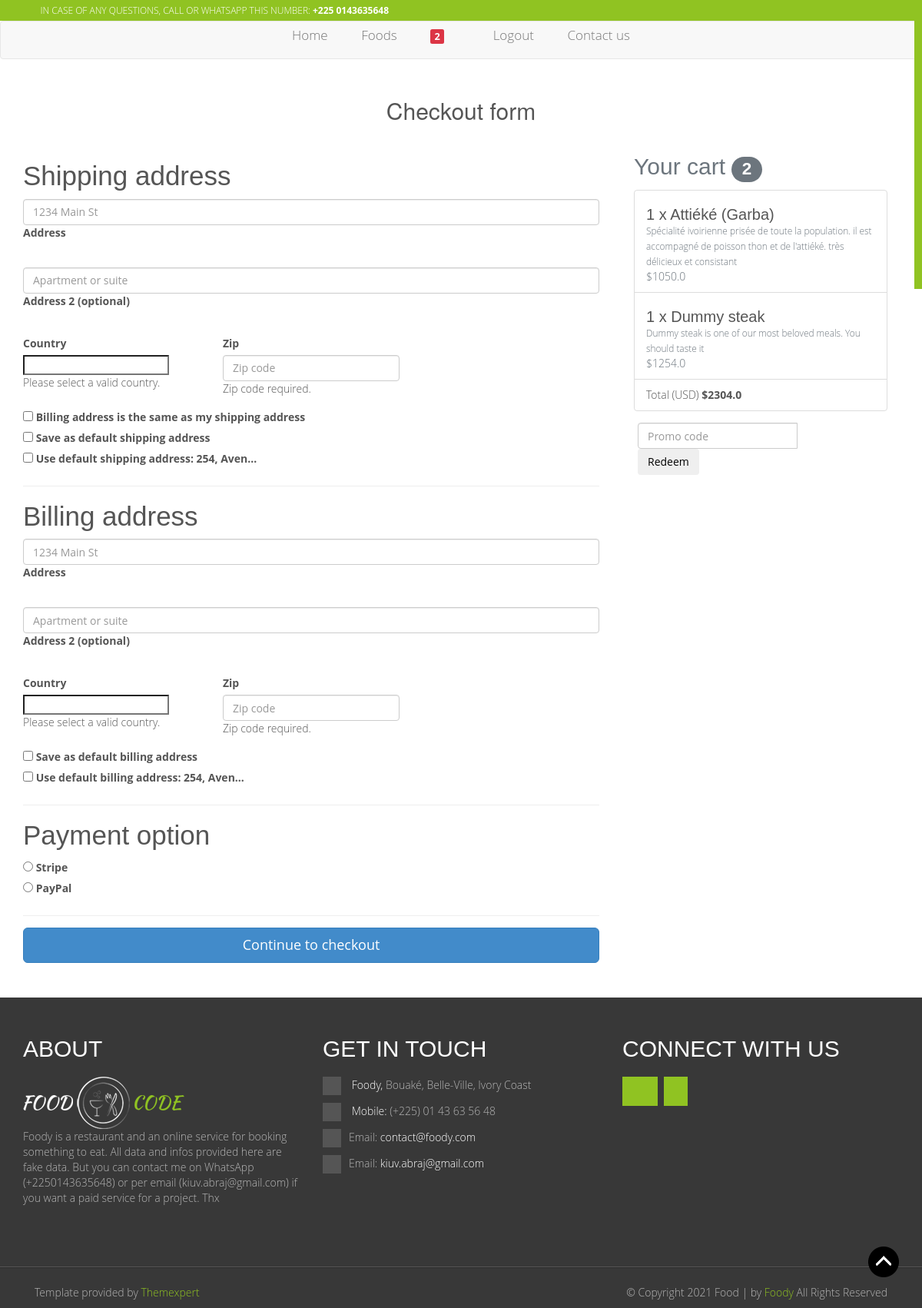
/order/checkout/ (signed in), run on the app's committed database.
### profil/models.py (models this page shows, shortened)
class Profil(models.Model):
	user = models.OneToOneField(User, on_delete=models.CASCADE)
	date = models.DateTimeField(auto_now_add=True)
	stripe_customer_id = models.CharField(max_length=50, blank=True,
		null=True, verbose_name='Stripe ID')
	one_click_purchasing = models.BooleanField(default=False)
	def cart_item_count(self):
		items_count = OrderItem.objects.filter(
			user=self.user,
			ordered=False,
		).count()
		return items_count

### addresses/models.py (models this page shows, shortened)
class Address(models.Model):
	user = models.ForeignKey(User, on_delete=models.CASCADE)
	street_address = models.CharField(max_length=100, verbose_name='Rue')
	apartment_address = models.CharField(max_length=100,
		verbose_name='Appartement')
	country = CountryField(multiple=False, verbose_name='Pays')
	zip = models.CharField(max_length=100, verbose_name='Code postal')
	address_type = models.CharField(max_length=1, choices=ADDRESS_CHOICES,
		verbose_name="Type d'adresse")
	default = models.BooleanField(default=False,
		verbose_name='Adresse par défaut')
	class Meta:
		verbose_name = 'Adresse'
		verbose_name_plural = 'Adresses'

### orders/models.py (models this page shows, shortened)
class Order(models.Model):
	user = models.ForeignKey(User, on_delete=models.CASCADE)
	ref_code = models.CharField(max_length=20, blank=True, null=True)
	items = models.ManyToManyField(OrderItem)
	start_date = models.DateTimeField(auto_now_add=True)
	ordered_date = models.DateTimeField()
	ordered = models.BooleanField(default=False)
	shipping_address = models.ForeignKey(
		Address, related_name='shipping_address', on_delete=models.SET_NULL,
		blank=True, null=True)
	billing_address = models.ForeignKey(Address, blank=True, null=True,
		related_name='billing_address', on_delete=models.SET_NULL)
	payment = models.ForeignKey(Payment, on_delete=models.SET_NULL,
		blank=True, null=True)
	coupon = models.ForeignKey(Coupon, on_delete=models.SET_NULL,
		blank=True, null=True)
	being_delivered = models.BooleanField(default=False)
	received = models.BooleanField(default=False)
	refund_requested = models.BooleanField(default=False)
	refund_granted = models.BooleanField(default=False)
	'''
	1. Item added to cart
	2. Adding a billing address
	(Failed checkout)
	3. Payment
	(Preprocessing, processing, packaging etc.)
	4. Being delivered
	5. Received
	'''
	def get_total(self):
		total = 0
		for order_item in self.items.all():
			total += order_item.get_final_price()
		if self.coupon:
			total -= self.coupon.amount
		return total

class OrderItem(models.Model):
	user = models.ForeignKey(User, on_delete=models.CASCADE)
	ordered = models.BooleanField(default=False)
	item = models.ForeignKey(Item, on_delete=models.CASCADE)
	quantity = models.IntegerField(default=1)
	date = models.DateTimeField(auto_now_add=True, null=True, blank=True)
	def get_total_item_price(self):
		return self.quantity * self.item.price
	def get_total_discount_item_price(self):
		return self.quantity * self.item.discount_price
	def get_final_price(self):
		if self.item.discount_price:
			return self.get_total_discount_item_price()
		return self.get_total_item_price()

### products/models.py (models this page shows, shortened)
class Item(models.Model):
	hit_count_generic = GenericRelation(HitCount,
		object_id_field='object_pk',
		related_query_name='hit_count_generic_relation'
	)
	title = models.CharField(max_length=255)
	slug = models.SlugField( max_length=400,
		help_text='Autofill field')
	description = models.TextField()
	picture = ResizedImageField(
		size=[500, 500],
		quality=100,
		upload_to='images/foods/%Y/%m/',
		help_text="Main picture")
	tags = TaggableManager()
	is_public = models.BooleanField(default=True)
	picture_2 = ResizedImageField(
		size=[500, 500],
		quality=100,
		null=True,
		blank=True,
		upload_to='images/foods/%Y/%m/',
		help_text="Second picture")
	picture_3 = ResizedImageField(
		size=[500, 500],
		quality=100,
		null=True,
		blank=True,
		upload_to='images/foods/%Y/%m/',
		help_text="Third picture")
	is_popular = models.BooleanField(default=False)
	date = models.DateTimeField(auto_now_add=True)
	price = models.FloatField()
	discount_price = models.FloatField(blank=True, null=True,
		help_text='Must be smaller than normal price')
	category = models.CharField(max_length=20, default='others',
		choices=CATEGORY_CHOICES)

### website/views.py (the view, shortened to what this page needs)
# urls.py: path('order/checkout/', views.CheckoutView.as_view(), name='checkout'),
class CheckoutView(View):
	@method_decorator(login_required(login_url='login'))
	def dispatch(self, request, *args, **kwargs):
		return super(CheckoutView, self).dispatch(request, *args, **kwargs)
	def get(self, *args, **kwargs):
		try:
			order = Order.objects.get(user=self.request.user, ordered=False)
			form = CheckoutForm()
			context = {
				'form': form,
				'couponform': CouponForm(),
				'order': order,
				'DISPLAY_COUPON_FORM': True
			}
			shipping_address_qs = Address.objects.filter(
				user=self.request.user,
				address_type='S',
				default=True
			)
			billing_address_qs = Address.objects.filter(
				user=self.request.user,
				address_type='B',
				default=True
			)
			if shipping_address_qs.exists():
				context.update({
					'default_shipping_address': shipping_address_qs[0]
				})
			if billing_address_qs.exists():
				context.update({
					'default_billing_address': billing_address_qs[0]
				})
			template_name = 'public/orders/checkout_orders.html'
			return render(self.request, template_name, context)
		except ObjectDoesNotExist:
			messages.info(self.request, "You do not have an active order")
			return redirect("checkout")

### templates/public/orders/checkout_orders.html (shortened to what this page needs)
{% extends 'public/includes/base.html' %}
{% load i18n %}
{% load static %}
{% load humanize %}
{% load hitcount_tags %}
{% block content %}
    <main class="pb-5">
      <div class="container wow fadeIn">
        <h2 class="my-5 h2 text-center">Checkout form</h2>
        <div class="row">
          <div class="col-md-8 mb-4">
            <div class="card">
              <form method="POST" class="card-body">
                <h3>Shipping address</h3>
                <div class='hideable_shipping_form'>
                  <div class="md-form mb-5">
                    <input type='text' placeholder='1234 Main St' id='shipping_address' name='shipping_address' class='form-control' />
                    <label for="shipping_address" class="">Address</label>
                  </div>
                  <div class="md-form mb-5">
                    <input type='text' placeholder='Apartment or suite' id='shipping_address2' name='shipping_address2' class='form-control' />
                    <label for="shipping_address2" class="">Address 2 (optional)</label>
                  </div>
                  <div class="row">
                    <div class="col-lg-4 col-md-12 mb-4">
                      <label for="country">Country</label>
                      {{ form.shipping_country }}
                      <div class="invalid-feedback">
                        Please select a valid country.
                      </div>
                    </div>
                    <div class="col-lg-4 col-md-6 mb-4">
                      <label for="shipping_zip">Zip</label>
                      <input type='text' placeholder='Zip code' id='shipping_zip' name='shipping_zip' class='form-control' />
                      <div class="invalid-feedback">
                        Zip code required.
                      </div>
                    </div>
                  </div>
                  <div class="custom-control custom-checkbox">
                    <input type="checkbox" class="custom-control-input" name="same_billing_address" id="same_billing_address">
                    <label class="custom-control-label" for="same_billing_address">Billing address is the same as my shipping address</label>
                  </div>
                  <div class="custom-control custom-checkbox">
                    <input type="checkbox" class="custom-control-input" name="set_default_shipping" id="set_default_shipping">
                    <label class="custom-control-label" for="set_default_shipping">Save as default shipping address</label>
                  </div>
                </div>
                {% if default_shipping_address %}
                <div class="custom-control custom-checkbox">
                  <input type="checkbox" class="custom-control-input" name="use_default_shipping" id="use_default_shipping">
                  <label class="custom-control-label" for="use_default_shipping">Use default shipping address: {{ default_shipping_address.street_address|truncatechars:10 }}</label>
                </div>
                {% endif %}
                <hr>
                <h3>Billing address</h3>
                <div class='hideable_billing_form'>
                  <div class="md-form mb-5">
                    <input type='text' placeholder='1234 Main St' id='billing_address' name='billing_address' class='form-control' />
                    <label for="billing_address" class="">Address</label>
                  </div>
                  <div class="md-form mb-5">
                    <input type='text' placeholder='Apartment or suite' id='billing_address2' name='billing_address2' class='form-control' />
                    <label for="billing_address2" class="">Address 2 (optional)</label>
                  </div>
                  <div class="row">
                    <div class="col-lg-4 col-md-12 mb-4">
                      <label for="country">Country</label>
                      {{ form.billing_country }}
                      <div class="invalid-feedback">
                        Please select a valid country.
                      </div>
                    </div>
                    <div class="col-lg-4 col-md-6 mb-4">
                      <label for="billing_zip">Zip</label>
                      <input type='text' placeholder='Zip code' id='billing_zip' name='billing_zip' class='form-control' />
                      <div class="invalid-feedback">
                        Zip code required.
                      </div>
                    </div>
                  </div>
                  <div class="custom-control custom-checkbox">
                    <input type="checkbox" class="custom-control-input" name="set_default_billing" id="set_default_billing">
                    <label class="custom-control-label" for="set_default_billing">Save as default billing address</label>
                  </div>
                </div>
                {% if default_billing_address %}
                <div class="custom-control custom-checkbox">
                  <input type="checkbox" class="custom-control-input" name="use_default_billing" id="use_default_billing">
                  <label class="custom-control-label" for="use_default_billing">Use default billing address: {{ default_billing_address.street_address|truncatechars:10 }}</label>
                </div>
                {% endif %}
                <hr>
                <h3>Payment option</h3>
                <div class="d-block my-3">
                  {% for value, name in form.fields.payment_option.choices %}
                  <div class="custom-control custom-radio">
                    <input id="{{ name }}" name="payment_option" value="{{ value }}" type="radio" class="custom-control-input" required>
                    <label class="custom-control-label" for="{{ name }}">{{ name }}</label>
                  </div>
                  {% endfor %}
                </div>
                <hr class="mb-4">
                <button class="btn btn-primary btn-lg btn-block" type="submit">Continue to checkout</button>
              </form>
            </div>
          </div>
          <div class="col-md-4 mb-4">
            {% include 'public/orders/order_snippet.html' %}
          </div>
        </div>
      </div>
    </main>
{% endblock content %}
{% block header_search %}
    {% include 'public/includes/site_header_without_search.html' %}
{% endblock header_search %}

### templates/public/includes/navbar.html (shortened to what this page needs)
	{% load static %}
	<nav class="navbar navbar-default">
		<div class="container">
		    <div class="collapse navbar-collapse" id="bs-example-navbar-collapse-1">
		      	<ul class="nav navbar-nav nav-main">
		        	<li class="{% if request.path_info == '/' %}active{% endif %}">
		        		<a href="{% url 'home' %}">
		        			Home
		        		</a>
		        	</li>
					<li class="{% if request.path_info == '/foods/' %}active{% endif %}">
						<a href="{% url 'food-list' %}">
							Foods
						</a>
					</li>
					{% if request.user.is_authenticated %}
					<li class="{% if request.path_info == '/order/summary/' %}active{% endif %}">
						<a href="{% url 'order-summary' %}">
							<small class="badge badge-danger z-depth-1 mr-1">
								{{ request.user.profil.cart_item_count }}
							</small>
							<span>
								<i class="fa fa-shopping-cart"></i>
							</span>
						</a>
					</li>
					<li>
						<a href="{% url 'logout' %}">
							Logout
						</a>
					</li>
					{% else %}
					<li class="{% if request.path_info == '/user/login/' %}active{% endif %}">
						<a href="{% url 'login' %}">
							Login
						</a>
					</li>
					{% endif %}
					<li class="{% if request.path_info == '/contact-us/' %}active{% endif %}">
						<a href="{% url 'contact' %}">
							Contact us
						</a>
					</li>
		        </ul>
		    </div>
		</div>
	</nav>

### templates/public/orders/order_snippet.html (shortened to what this page needs)
<div class="col-md-12 mb-4 pb-5">
    <h4 class="d-flex justify-content-between align-items-center mb-3">
    <span class="text-muted">Your cart</span>
    <span class="badge badge-secondary badge-pill">{{ order.items.count }}</span>
    </h4>
    <ul class="list-group mb-3 z-depth-1">
    {% for order_item in order.items.all %}
    <li class="list-group-item d-flex justify-content-between lh-condensed">
        <div>
        <h6 class="my-0">{{ order_item.quantity }} x {{ order_item.item.title}}</h6>
        <small class="text-muted">{{ order_item.item.description}}</small>
        </div>
        <span class="text-muted">${{ order_item.get_final_price }}</span>
    </li>
    {% endfor %}
    <li class="list-group-item d-flex justify-content-between">
        <span>Total (USD)</span>
        <strong>${{ order.get_total }}</strong>
    </li>
    </ul>
    {% if DISPLAY_COUPON_FORM %}
    <form class="card p-2" action="{% url 'add-coupon' %}" method="POST">
        <div class="input-group">
            {{ couponform.code }}
            <div class="input-group-append">
            <button class="btn btn-secondary btn-md waves-effect m-0" type="submit">Redeem</button>
            </div>
        </div>
    </form>
    {% endif %}
</div>

### data on the page
Address: street_address "254, Aven…"
Address: street_address "254, Aven…"
Order: items.count "2", get_total "2304.0"
OrderItem: quantity "1", item "Attiéké (Garba)", item.description "Spécialité ivoirienne prisée de toute la population. il est accompagné de poisson thon et de l'attiéké. très délicieux et consistant", get_final_price "1050.0"
OrderItem: quantity "1", item "Dummy steak", item.description "Dummy steak is one of our most beloved meals. You should taste it", get_final_price "1254.0"

### other printed values
{{ request.user.profil.cart_item_count }} "2"
{{ name }} "Stripe" "PayPal"
